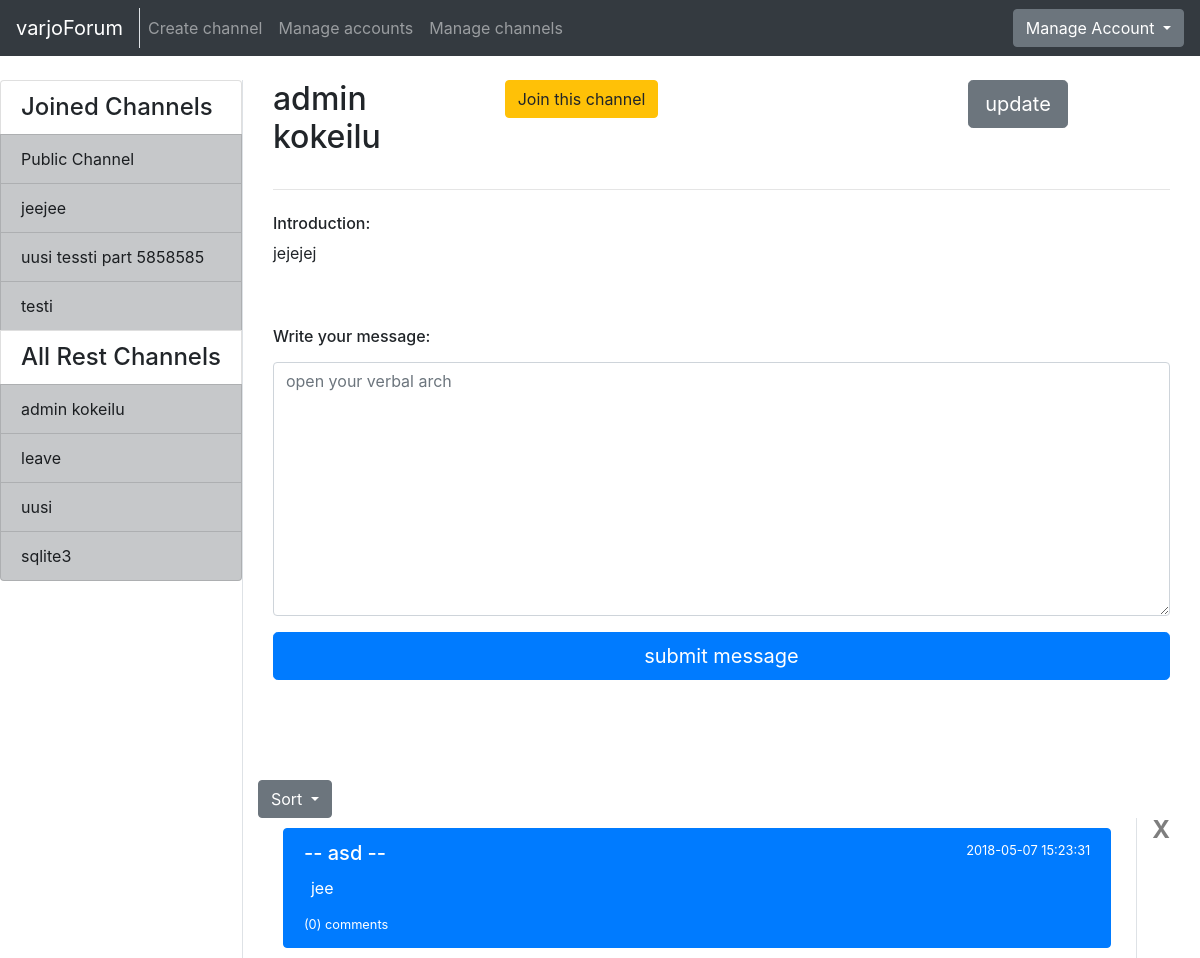
/channels/3/first/ (signed in), run on an earlier commit of the app's database.
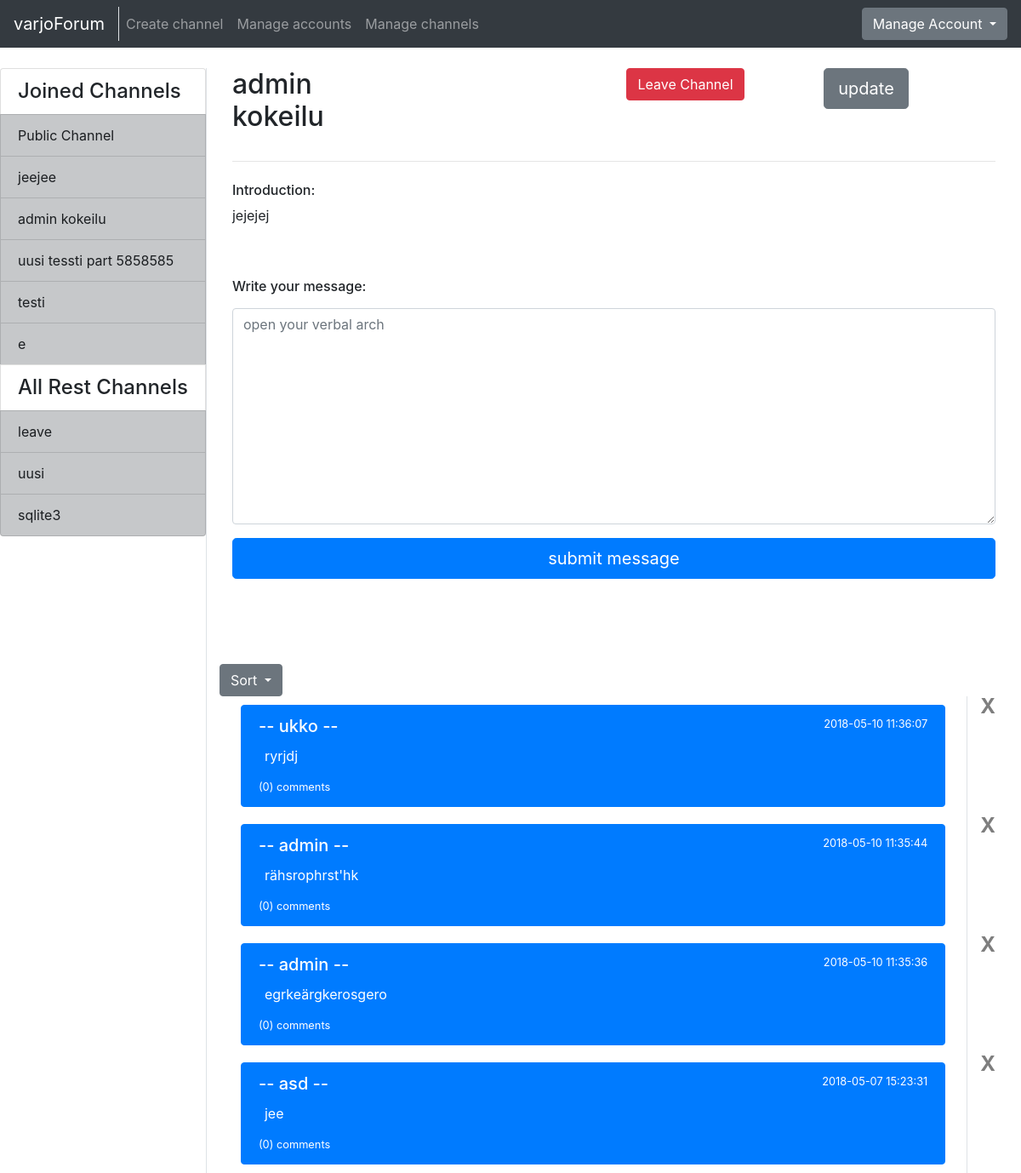
And on a later commit of the database.
### application/channels/models.py (models this page shows, shortened)
class Channel(Base):
    name = db.Column(db.String(144), nullable=False)
    introduction = db.Column(db.Text, nullable=False)
    master_id = db.Column(db.Integer, nullable=False)
    messages = db.relationship("Message", backref='Channel', lazy=True)
    accounts = db.relationship('Account', secondary=accounts, lazy='subquery',
        backref=db.backref('channels', lazy=True))
    @staticmethod
    def get_my_channels(account_id):
        stmt = text("SELECT Channel.id, Channel.name"
                    " FROM Channel, Account, Accounts"
                    " WHERE Channel.id = Accounts.channel_id"
                    " AND Account.id = Accounts.account_id"
                    " AND Account.id = :account_id").params(account_id=account_id)
        res = db.engine.execute(stmt)
        response = []
        for row in res:
            response.append({"channel_id":row[0], "channel_name":row[1]})
        return response
    @staticmethod
    def get_channels_where_not_in(account_id):
        stmt = text("SELECT channel.id, channel.name"
                    " FROM Channel"
                    " WHERE Channel.id NOT IN ("
                        " SELECT Channel.id"
                            " FROM Channel, Account, Accounts"
                            " WHERE Channel.id = Accounts.channel_id"
                            " AND Account.id = Accounts.account_id"
                            " AND Account.id = :account_id"
                    " )").params(account_id=account_id)
        res = db.engine.execute(stmt)
        response = []
        for row in res:
            response.append({"id":row[0], "name":row[1]})
        return response
    @staticmethod
    def is_joined(channel_id, account_id):
        stmt = text("SELECT Channel.id"
                    " FROM Channel, Account, Accounts"
                    " WHERE Channel.id = :channel_id"
                    " AND Channel.id = Accounts.channel_id"
                    " AND Account.id = :account_id"
                    " AND Account.id = Accounts.account_id").params(channel_id=channel_id, account_id=account_id)
        res = db.engine.execute(stmt)
        response = False
        for row in res:
            if row[0] == int(channel_id):
                response = True
        return response

### application/messages/models.py (models this page shows, shortened)
class Message(Base):
    body = db.Column(db.Text, nullable=False)
    writer = db.Column(db.String(144), nullable=False)
    account_id = db.Column(db.Integer, db.ForeignKey('account.id'), nullable=False)
    channel_id = db.Column(db.Integer, db.ForeignKey('channel.id'), nullable=False)
    comments = db.relationship("Comment", backref='message', lazy=True)
    @staticmethod
    def count_how_many_comments_get_first(channel_id):
        stmt = text("SELECT Channel.id, Message.id, Channel.name, Message.body, COUNT(Comment.id), Message.writer, Message.date_created, Message.account_id"
                    " FROM Channel, Message"
                    " LEFT JOIN Comment ON Message.id = Comment.message_id"
                    " WHERE Channel.id = Message.channel_id"
                        " and Channel.id = :channel_id"
                    " GROUP BY Channel.id, Message.id"
                    " ORDER BY Message.date_created DESC").params(channel_id=channel_id)
        res = db.engine.execute(stmt)
        response = []
        for row in res:
            response.append({"channel_id":row[0],
                            "message_id":row[1],
                            "channel_name":row[2],
                            "body":row[3],
                            "comment_count":row[4],
                            "writer":row[5],
                            "date":row[6],
                            "account_id":row[7] })
        return response

### application/channels/views.py (the view)
@app.route("/channels/<channel_id>/<sort>/", methods=["GET"])
@login_required
def one_channel_index(channel_id, sort):
    if channel_id == "1":
        return redirect(url_for('frontpage', sort="first"))
    query = []
    if sort == 'first':
        query= Message.count_how_many_comments_get_first(channel_id)
    elif sort == 'last':
        query = Message.count_how_many_comments_get_last(channel_id)
    return render_template("channels/channel.html",
                            messageform = MessageForm(),
                            channel = Channel.query.get(channel_id),
                            que = query ,
                            my_channels=Channel.get_my_channels(current_user.id),
                            all_channels=Channel.get_channels_where_not_in(current_user.id),
                            allready_join = Channel.is_joined(channel_id, current_user.id))

### application/messages/forms.py
class MessageForm(FlaskForm):
  body = TextAreaField("Write your message: ", [validators.length(min=2)])
  class Meta:
    csrf = False

### application/__init__.py (called while the page is built)
@login_manager.user_loader
def load_user(account_id):
  return Account.query.get(account_id)

### application/templates/channels/channel.html (shortened to what this page needs)
{% extends "layout.html" %}
{% block body %}
<div class="container">
  <div class="row">
    <div class="col">
      <h2>{{ channel.name }}</h2>
    </div>
    <div class="col">
      {% if allready_join == False %}
      <form method="POST" action="{{ url_for('channels_join', channel_id=channel.id) }}">
        <button type="submit" class="btn btn-warning">Join this channel</button>
      </form>
      {% endif %}
    </div>
    <div class="col">
      {% if allready_join == True and not current_user.id == channel.master_id %}
      <form method="POST" action="{{ url_for('channel_leave', channel_id=channel.id) }}">
        <button type="submit" class="btn btn-danger">Leave Channel</button>
      </form>
      {% endif %}
    </div>
    <div class="col">
      {% if current_user.admin == True or current_user.id == channel.master_id %}
        <a href="{{ url_for('channel_change', channel_id=channel.id) }}" >
          <button type="button" class="btn btn-secondary btn-lg" >update</button>
        </a>
      {% endif %}
    </div>
  </div>
  <hr class="my-4">
  <div class="row">
    <div class="col">
      <h6>Introduction:</h6>
      <p>{{ channel.introduction }}</p>
    </div>
  </div>
  <div class="row">
  </div>
  <div class="row">
    {% if allready_join == True or current_user.admin == True %}
    <div class="col">
      {% if current_user.is_authenticated %}
        <form method="POST" action="{{ url_for('messages_create', channel_id=channel.id) }}" name="messageform"
            style="padding-bottom: 100px; padding-top: 30px">
          <div class="form-group">
            <h6>{{ messageform.body.label }}</h6>
            {{ messageform.body(class="form-control", rows=10, placeholder="open your verbal arch") }}
          </div>
          <button type="submit" class="btn btn-primary btn-lg btn-block" >submit message</button>
        </form>
      {% endif %}
      {% if not que %}
      <p>No messages yet</p>
      {% else %}
      <div class="row">
          <div class="btn-group" role="group">
            <button id="btnGroupDrop1" type="button" class="btn btn-secondary dropdown-toggle" data-toggle="dropdown" aria-haspopup="true"
                aria-expanded="false">
              Sort
            </button>
          </div>
      </div>
      {% endif %}
      {% for message in que %}
      <div class="row">
        <div class="col">
          <div class="list-group" style="padding: 10px">
            <a href="{{ url_for('message_index', channel_id=channel.id, message_id=message.message_id) }}"
                class="list-group-item list-group-item-action flex-column align-items-start active">
              <div class="d-flex w-100 justify-content-between">
                <h5 class="mb-1">-- {{ message.writer }} --</h5>
                <small>{{ message.date }}</small>
              </div>
              <p class="mb-1" style="padding: 7px">{{ message.body }}</p>
              <small>({{ message.comment_count }}) comments</small>
            </a>
          </div>
        </div>
        <div class="border-left">
          <div class="col-md-auto">
            {% if current_user.admin == True or current_user.id == message.account_id %}
            <form action="{{ url_for('delete_message', channel_id=channel.id, message_id=message.message_id) }}" method="POST">
              <button type="submit" class="close">X</button>
            </form>
            {% endif %}
          </div>
        </div>
      </div>
      {% endfor %}
    </div>
    {% endif %}
  </div>
</div>
{% endblock %}

### application/templates/layout.html (shortened to what this page needs)
<!DOCTYPE html>
  <html>
    <head>
      <link rel="stylesheet" href="https://maxcdn.bootstrapcdn.com/bootstrap/4.0.0/css/bootstrap.min.css">
    </head>
    <body>
      <nav class="navbar navbar-expand-md navbar-dark bg-dark mb-4">
        <div class="border-right">
          <a class="navbar-brand" href="{{ url_for('index') }}">varjoForum</a>
        </div>
        <div class="collapse navbar-collapse" id="navbarCollapse">
          <ul class="navbar-nav mr-auto">
            {% if current_user.is_authenticated %}
              <li class="nav-item">
                <a class="nav-link" href="{{ url_for('channel_form') }}">Create channel</a>
              </li>
            {% endif %}
            {% if current_user.admin == True %}
              <li class="nav-item">
                <a class="nav-link" href="{{ url_for('account_list') }}">Manage accounts</a>
              </li>
              <li class="nav-item">
                <a href="{{ url_for('channel_manager') }}" class="nav-link">Manage channels</a>
              </li>
            {% endif %}
          </ul>
            {% if current_user.is_authenticated %}
            <div class="btn-group">
              <button type="button" class="btn btn-secondary dropdown-toggle" data-toggle="dropdown" aria-haspopup="true" aria-expanded="false">
                  Manage Account
              </button>
            </div>
            {% else %}
            <a class="btn btn-success" href="{{ url_for('auth_login') }}">Login</a>
            {% endif %}
        </div>
      </nav>
      <div class="container-fluid" >
        <div class="row">
            <div class="border-right">
              <div class="col-sx" >
                <div style="float: left">
                  <div class="list-group">
                  {% if current_user.is_authenticated %}
                    {% if my_channels %}
                    <h4 class="list-group-item">Joined Channels</h4>
                    {% endif %}
                    {% for my_channel in my_channels %}
                        <a href="{{ url_for('one_channel_index', channel_id=my_channel.channel_id, sort='first') }}"
                            class="list-group-item list-group-item-action list-group-item-dark">
                        {{ my_channel.channel_name }}
                        </a>
                    {% endfor %}
                    <h4 class="list-group-item">All Rest Channels</h4>
                {% else %}
                {% if all_channels %}
                <h4 class="list-group-item">All Channels</h4>
                {% endif %}
                {% endif %}
                {% for channel in all_channels %}
                <a href="{{ url_for('one_channel_index', channel_id=channel.id, sort='first') }}"
                    class="list-group-item list-group-item-action list-group-item-dark">
                  {{ channel.name }}
                </a>
                {% endfor %}
              </div>
              </div>
              </div>
          </div>
          <div class="col">
            {% block body %}{% endblock %}
          </div>
        </div>
    </body>
  </html>

What changed in the data, as far as the page shows it:
shown differently, row unchanged: Channel "admin kokeilu": moves from the list under "All Rest Channels" to the list under "Joined Channels"
added Channel: channel_name "e", shown under "Joined Channels"
added Message: writer "ukko", date "2018-05-10 11:36:07", body "ryrjdj", comment_count "0"
added Message: writer "admin", date "2018-05-10 11:35:44", body "rähsrophrst'hk", comment_count "0"
added Message: writer "admin", date "2018-05-10 11:35:36", body "egrkeärgkerosgero", comment_count "0"
Also different on the page:
text no longer shown: "Join this channel"
text now shown: "Leave Channel"
